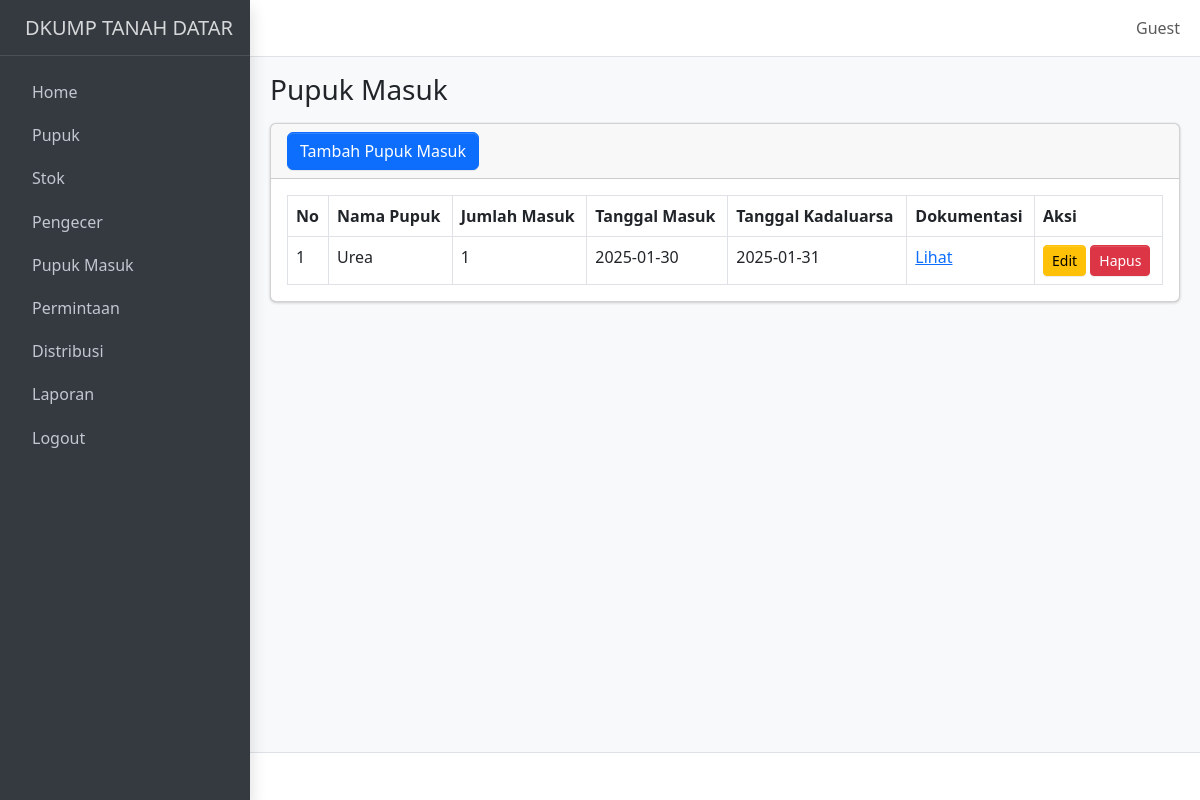
The page /pupuk_masuk.php on the database its author committed.
### tables this page shows
CREATE TABLE `pupuk_masuk` (
  `id_pupuk_masuk` int NOT NULL,
  `id_pupuk` int NOT NULL,
  `jumlah_masuk` int NOT NULL,
  `tanggal_masuk` date NOT NULL,
  `tanggal_kadaluarsa` date NOT NULL,
  `dokumentasi` varchar(255) DEFAULT NULL
);

CREATE TABLE `pupuk` (
  `id_pupuk` int NOT NULL,
  `nama_pupuk` varchar(255) NOT NULL,
  `satuan` varchar(50) NOT NULL,
  `harga` decimal(15,2) NOT NULL
);

### pupuk_masuk.php (the view, shortened to what this page needs)
<?php include 'template/header.php'; ?>
<body class="layout-fixed sidebar-expand-lg bg-body-tertiary">
    <div class="app-wrapper">
        <?php include 'template/navbar.php'; ?>
        <?php include 'template/sidebar.php'; ?>
        <main class="app-main">
            <div class="app-content-header">
                <div class="container-fluid">
                    <div class="row">
                        <div class="col-sm-6">
                            <h3 class="mb-0">Pupuk Masuk</h3>
                        </div>
                    </div>
                </div>
            </div>
            <div class="app-content">
                <div class="container-fluid">
                    <div class="card">
                        <div class="card-header d-flex justify-content-between align-items-center">
                            <button class="btn btn-primary" data-bs-toggle="modal" data-bs-target="#modalTambahPupukMasuk">Tambah Pupuk Masuk</button>
                        </div>
                        <div class="card-body">
                            <?php
                            include 'koneksi.php';
                            $query = "SELECT pm.id_pupuk_masuk, p.nama_pupuk, pm.jumlah_masuk, pm.tanggal_masuk, pm.tanggal_kadaluarsa, pm.dokumentasi
              FROM pupuk_masuk pm
              JOIN pupuk p ON pm.id_pupuk = p.id_pupuk";
                            $result = $koneksi->query($query);
                            $no = 1;
                            if ($result->num_rows > 0) {
                                echo "<table class='table table-bordered'>";
                                echo "<thead>
                <tr>
                    <th>No</th>
                    <th>Nama Pupuk</th>
                    <th>Jumlah Masuk</th>
                    <th>Tanggal Masuk</th>
                    <th>Tanggal Kadaluarsa</th>
                    <th>Dokumentasi</th>
                    <th>Aksi</th>
                </tr>
              </thead>";
                                echo "<tbody>";
                                while ($row = $result->fetch_assoc()) {
                                    echo "<tr>
                    <td>{$no}</td>
                    <td>{$row['nama_pupuk']}</td>
                    <td>{$row['jumlah_masuk']}</td>
                    <td>{$row['tanggal_masuk']}</td>
                    <td>{$row['tanggal_kadaluarsa']}</td>
                    <td><a href='uploads/{$row['dokumentasi']}' target='_blank'>Lihat</a></td>
                    <td>
                        <button class='btn btn-warning btn-sm' data-bs-toggle='modal' data-bs-target='#modalEditPupukMasuk{$row['id_pupuk_masuk']}'>Edit</button>
                        <a href='crud/hapus_pupuk_masuk.php?id={$row['id_pupuk_masuk']}' onclick='return confirm(\"Apakah Anda yakin ingin menghapus data ini?\")' class='btn btn-danger btn-sm'>Hapus</a>
                    </td>
                  </tr>";
                                    $no++;
                                }
                                echo "</tbody></table>";
                            } else {
                                echo "<p class='text-center'>Tidak ada data pupuk masuk.</p>";
                            }
                            ?>
                        </div>
                    </div>
                </div>
            </div>
        </main>
        <footer class="app-footer">
        </footer>
    </div>
</body>
</html>

### rows shown on the page
pupuk_masuk: id_pupuk.nama_pupuk "Urea", jumlah_masuk "1", tanggal_masuk "2025-01-30", tanggal_kadaluarsa "2025-01-31"

### other values the page prints
$_SESSION['nama_lengkap'] "Guest"
